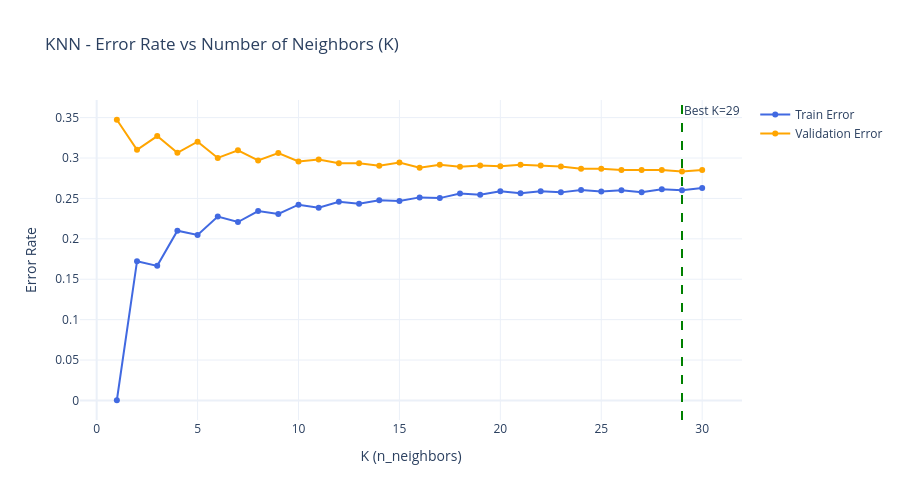

This figure's notebook cell:
### Markdown cell above
## **K-Nearest Neighbors (KNN)**

### **Hyperparameters**

- **n_neighbors**: The number of neighbors to consider

### **Result**

- n_neighbors: 29
- Accuracy: 0.7090

### Code cell
k_range = range(1, 31)
train_errors = []
val_errors = []

for k in k_range:
    knn = KNeighborsClassifier(n_neighbors=k)
    knn.fit(X_train_scaled, y_train)
    train_errors.append(1 - knn.score(X_train_scaled, y_train))
    val_errors.append(1 - knn.score(X_val_scaled, y_val))
    print(f"K={k:<3}  Train Error: {train_errors[-1]:.4f}  Val Error: {val_errors[-1]:.4f}")

fig = go.Figure()
fig.add_trace(go.Scatter(
    x=list(k_range), y=train_errors,
    mode='lines+markers', name='Train Error',
    line=dict(color='royalblue')
))
fig.add_trace(go.Scatter(
    x=list(k_range), y=val_errors,
    mode='lines+markers', name='Validation Error',
    line=dict(color='orange')
))

# Get the best K based on validation error
best_k = val_errors.index(min(val_errors)) + 1
fig.add_vline(x=best_k, line_dash='dash', line_color='green',
              annotation_text=f'Best K={best_k}', annotation_position='top right')

fig.update_layout(
    title='KNN - Error Rate vs Number of Neighbors (K)',
    xaxis_title='K (n_neighbors)',
    yaxis_title='Error Rate',
    template='plotly_white',
    height=500
)
fig.show()

print(f"Best K by lowest validation error: K = {best_k}")
print(f"Train error: {train_errors[best_k - 1]:.4f}")
print(f"Validation error: {val_errors[best_k - 1]:.4f}")

### Figure 1 — Plotly figure (JSON) as saved in the notebook; plotly's stock layout.template omitted (floating-point values rounded to 4 significant figures)
{"data": [{"line": {"color": "royalblue"}, "mode": "lines+markers", "name": "Train Error", "type": "scatter", "x": [1, 2, 3, 4, 5, 6, 7, 8, 9, 10, 11, 12, 13, 14, 15, 16, 17, 18, 19, 20, 21, 22, 23, 24, 25, 26, 27, 28, 29, 30], "y": [0.0002711, 0.1724, 0.1665, 0.2101, 0.2048, 0.2275, 0.2208, 0.2344, 0.2307, 0.2423, 0.2385, 0.2458, 0.2435, 0.2477, 0.2468, 0.2513, 0.2504, 0.256, 0.2546, 0.259, 0.2564, 0.2587, 0.2575, 0.2603, 0.2586, 0.2601, 0.2575, 0.2613, 0.2601, 0.2629]}, {"line": {"color": "orange"}, "mode": "lines+markers", "name": "Validation Error", "type": "scatter", "x": [1, 2, 3, 4, 5, 6, 7, 8, 9, 10, 11, 12, 13, 14, 15, 16, 17, 18, 19, 20, 21, 22, 23, 24, 25, 26, 27, 28, 29, 30], "y": [0.3473, 0.3102, 0.3271, 0.3064, 0.3202, 0.3001, 0.3095, 0.297, 0.3062, 0.2957, 0.2982, 0.2935, 0.2935, 0.2904, 0.2945, 0.2881, 0.2915, 0.2892, 0.2908, 0.2899, 0.2917, 0.2907, 0.2894, 0.2866, 0.2867, 0.2852, 0.285, 0.2851, 0.2833, 0.285]}], "layout": {"annotations": [{"showarrow": false, "text": "Best K=29", "x": 29, "xanchor": "left", "xref": "x", "y": 1, "yanchor": "top", "yref": "y domain"}], "height": 500, "shapes": [{"line": {"color": "green", "dash": "dash"}, "type": "line", "x0": 29, "x1": 29, "xref": "x", "y0": 0, "y1": 1, "yref": "y domain"}], "title": {"text": "KNN - Error Rate vs Number of Neighbors (K)"}, "xaxis": {"title": {"text": "K (n_neighbors)"}}, "yaxis": {"title": {"text": "Error Rate"}}}}
